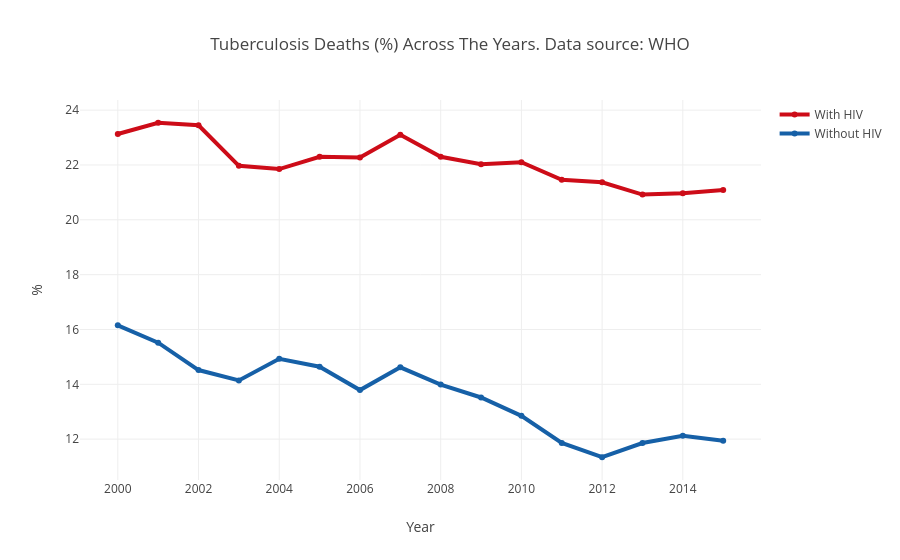

Notebook source saved alongside this figure:
### Code cell
# Create and style traces
trace0 = go.Scatter(
    x = df_avg_deaths_by_year['year'],
    y = df_avg_deaths_by_year['%_death_tb+hiv'],
    name = 'With HIV',
    line = dict(
        color = ('rgb(205, 12, 24)'),
        width = 4)
)
trace1 = go.Scatter(
    x = df_avg_deaths_by_year['year'],
    y = df_avg_deaths_by_year['%_death_tb_only'],
    name = 'Without HIV',
    line = dict(
        color = ('rgb(22, 96, 167)'),
        width = 4,)
)
data = [trace0, trace1]

# Edit the layout
layout = dict(title = 'Tuberculosis Deaths (%) Across The Years. Data source: WHO',
              xaxis = dict(title = 'Year'),
              yaxis = dict(title = '%'),
              )

fig = dict(data=data, layout=layout)
py.iplot(fig, filename='styled-line')

### Figure 1 — Plotly figure (JSON) as saved in the notebook; plotly's stock layout.template omitted (floating-point values rounded to 4 significant figures)
{"data": [{"line": {"color": "rgb(205, 12, 24)", "width": 4}, "name": "With HIV", "type": "scatter", "x": [2000, 2001, 2002, 2003, 2004, 2005, 2006, 2007, 2008, 2009, 2010, 2011, 2012, 2013, 2014, 2015], "y": [23.13, 23.54, 23.45, 21.97, 21.85, 22.3, 22.27, 23.1, 22.3, 22.03, 22.1, 21.46, 21.37, 20.92, 20.97, 21.09]}, {"line": {"color": "rgb(22, 96, 167)", "width": 4}, "name": "Without HIV", "type": "scatter", "x": [2000, 2001, 2002, 2003, 2004, 2005, 2006, 2007, 2008, 2009, 2010, 2011, 2012, 2013, 2014, 2015], "y": [16.15, 15.52, 14.52, 14.14, 14.93, 14.64, 13.79, 14.62, 13.99, 13.52, 12.85, 11.86, 11.34, 11.86, 12.12, 11.94]}], "layout": {"title": "Tuberculosis Deaths (%) Across The Years. Data source: WHO", "xaxis": {"title": "Year"}, "yaxis": {"title": "%"}}}
